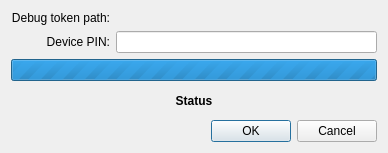
<?xml version="1.0" encoding="UTF-8"?>
<ui version="4.0">
 <class>Qnx::Internal::BlackBerryDebugTokenRequestDialog</class>
 <widget class="QDialog" name="Qnx::Internal::BlackBerryDebugTokenRequestDialog">
  <property name="geometry">
   <rect>
    <x>0</x>
    <y>0</y>
    <width>388</width>
    <height>153</height>
   </rect>
  </property>
  <property name="windowTitle">
   <string>Request Debug Token</string>
  </property>
  <layout class="QVBoxLayout" name="verticalLayout">
   <item>
    <layout class="QGridLayout" name="gridLayout">
     <item row="0" column="0">
      <widget class="QLabel" name="label">
       <property name="text">
        <string>Debug token path:</string>
       </property>
       <property name="alignment">
        <set>Qt::AlignRight|Qt::AlignTrailing|Qt::AlignVCenter</set>
       </property>
      </widget>
     </item>
     <item row="0" column="1">
      <widget class="Utils::PathChooser" name="debugTokenPath" native="true"/>
     </item>
     <item row="1" column="0">
      <widget class="QLabel" name="label_5">
       <property name="text">
        <string>Device PIN:</string>
       </property>
       <property name="alignment">
        <set>Qt::AlignRight|Qt::AlignTrailing|Qt::AlignVCenter</set>
       </property>
      </widget>
     </item>
     <item row="1" column="1">
      <widget class="QLineEdit" name="devicePin">
       <property name="inputMask">
        <string notr="true">HHHHHHHH</string>
       </property>
       <property name="maxLength">
        <number>8</number>
       </property>
      </widget>
     </item>
    </layout>
   </item>
   <item>
    <widget class="QProgressBar" name="progressBar">
     <property name="maximum">
      <number>0</number>
     </property>
     <property name="value">
      <number>0</number>
     </property>
    </widget>
   </item>
   <item>
    <widget class="QLabel" name="status">
     <property name="font">
      <font>
       <weight>75</weight>
       <bold>true</bold>
      </font>
     </property>
     <property name="text">
      <string>Status</string>
     </property>
     <property name="alignment">
      <set>Qt::AlignCenter</set>
     </property>
    </widget>
   </item>
   <item>
    <widget class="QDialogButtonBox" name="buttonBox">
     <property name="standardButtons">
      <set>QDialogButtonBox::Cancel|QDialogButtonBox::Ok</set>
     </property>
    </widget>
   </item>
  </layout>
 </widget>
 <customwidgets>
  <customwidget>
   <class>Utils::PathChooser</class>
   <extends>QWidget</extends>
   <header location="global">utils/pathchooser.h</header>
   <container>1</container>
  </customwidget>
 </customwidgets>
 <resources/>
 <connections/>
</ui>
